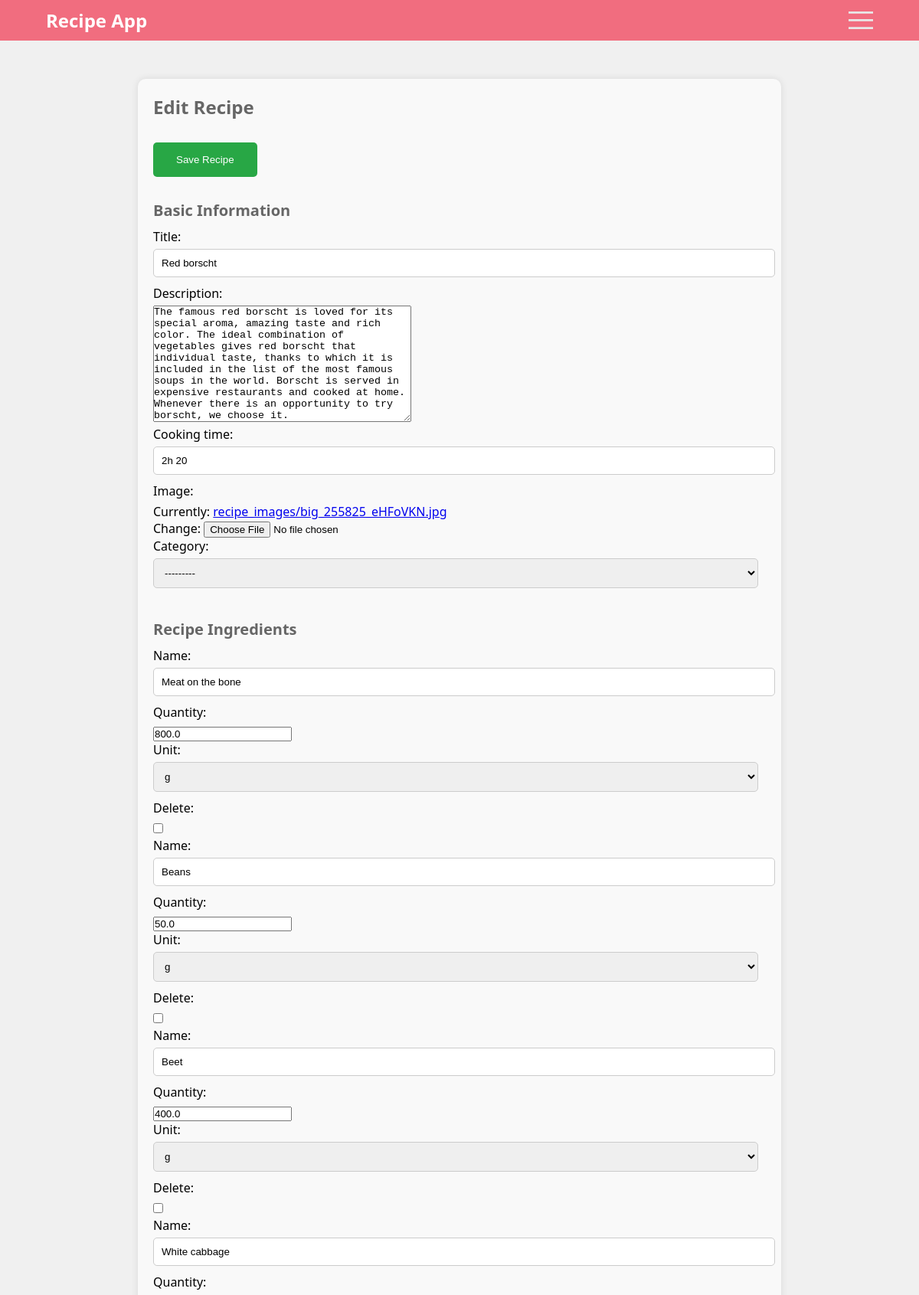
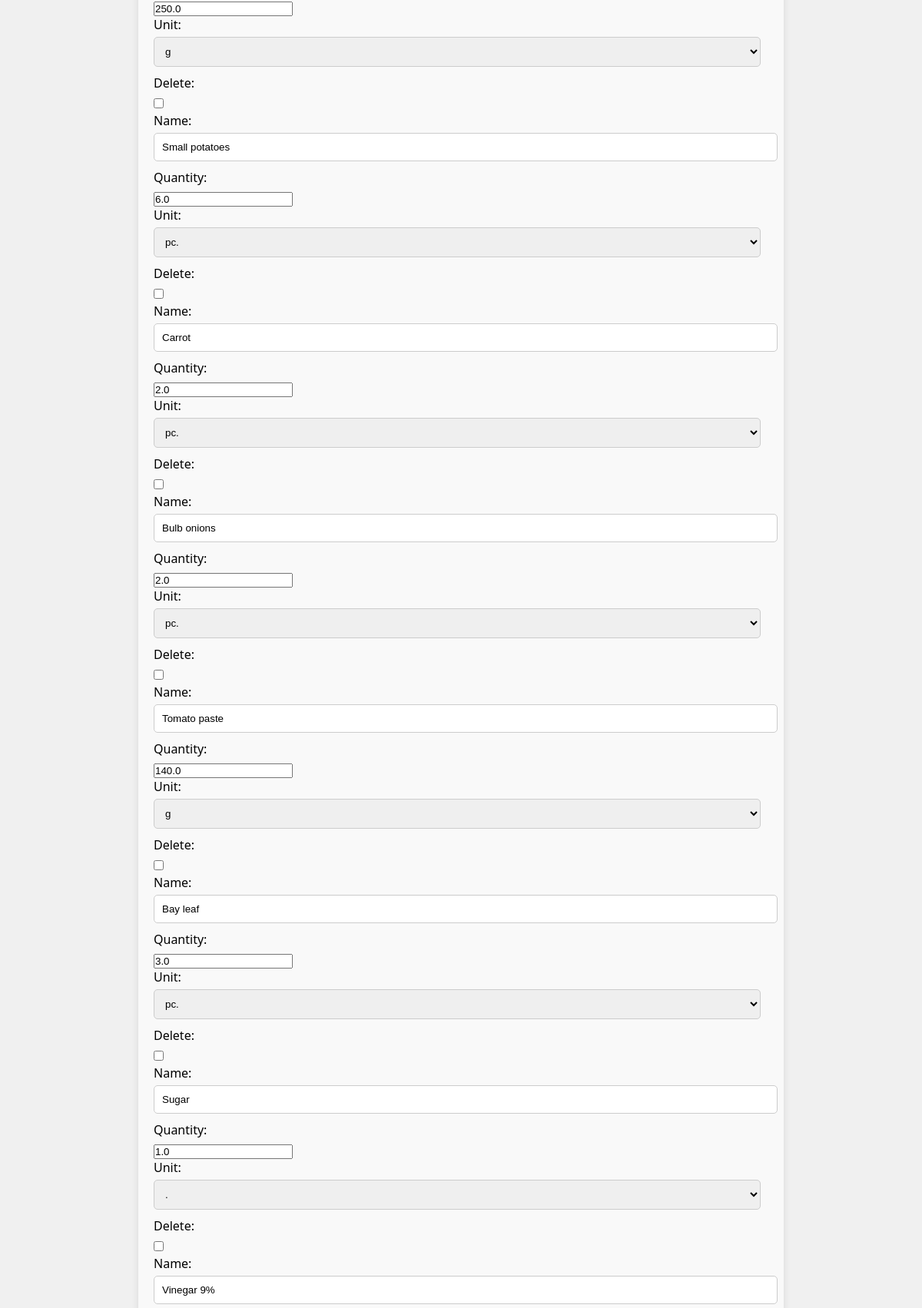
Page /recipe/55/update/ (signed in, upper part) on the committed database (2 pictures, top to bottom).
### recipes/models.py (models this page shows, shortened)
class Recipe(models.Model):
    title = models.CharField(max_length=100)
    description = models.TextField()
    category_choices = [
        ('Sauce', 'Sauce recipes'),
        ('Sweets', 'Sweets recipes'),
        ('Seasoning', 'Seasoning recipes'),
        ('Drink', 'Drink Recipes'),
        ('Marinade', 'Marinade recipes'),
        ('Dough', 'Recipes for dough products'),
        ('Snack', 'Snack Recipes'),
        ('Preparation', 'Preparation recipes'),
        ('Main course', 'Main course recipes'),
        ('First course', 'First course recipes'),
    ]
    category = models.CharField(max_length=100, choices=category_choices)
    cooking_time = models.CharField(max_length=50)
    image = models.ImageField(upload_to='recipe_images/')
    author = models.ForeignKey(settings.AUTH_USER_MODEL, on_delete=models.CASCADE)

### recipes/views.py (the view, shortened to what this page needs)
# urls.py: path('recipe/<int:pk>/update/', views.RecipeUpdateView.as_view(), name='recipe_update'),
class RecipeUpdateView(LoginRequiredMixin, UserPassesTestMixin, UpdateView):
    model = Recipe
    form_class = RecipeForm
    template_name = 'recipes/recipe_edit.html'
    def get_context_data(self, **kwargs):
        context = super().get_context_data(**kwargs)
        recipe = self.get_object()
        IngredientFormSet = inlineformset_factory(Recipe, Ingredient, form=IngredientForm, extra=1)
        RecipeStepFormSet = inlineformset_factory(Recipe, RecipeStep, form=RecipeStepForm, extra=1)
        if self.request.method == 'POST':
            context['form'] = self.form_class(self.request.POST, instance=recipe)
            context['ingredient_formset'] = IngredientFormSet(self.request.POST, instance=recipe)
            context['step_formset'] = RecipeStepFormSet(self.request.POST, self.request.FILES, instance=recipe)
        else:
            context['form'] = self.form_class(instance=recipe)
            context['ingredient_formset'] = IngredientFormSet(instance=recipe)
            context['step_formset'] = RecipeStepFormSet(instance=recipe)
        return context
    def test_func(self):
        recipe = self.get_object()
        return self.request.user == recipe.author

### recipes/forms.py
class RecipeForm(forms.ModelForm):
    category = forms.ModelChoiceField(queryset=Category.objects.all())
    class Meta:
        model = Recipe
        fields = ['title', 'description', 'cooking_time', 'image', 'category']

### recipes/models.py (called while the page is built)
    def __str__(self):
        return self.name

### recipes/templates/recipes/recipe_edit.html (shortened to what this page needs)
{% extends 'recipes/base.html' %}
{% block content %}
<div class="recipe-create-container">
    <h2>Edit Recipe</h2>
    <form method="post" enctype="multipart/form-data">
        <button type="submit" class="submit-button">Save Recipe</button>
        <div class="form-section">
            <h3>Basic Information</h3>
            {{ form.as_p }}
        </div>
        <div class="form-section">
            <h3>Recipe Ingredients</h3>
            <div id="ingredient-formset" class="formset">
                {% for form in ingredient_formset %}
                    <div class="ingredient-form formset-item">
                        {{ form.as_p }}
                    </div>
                {% endfor %}
            </div>
        </div>
    </form>
</div>
{% endblock %}

### static/css/styles.css (style rules this page uses)
* { margin: 0; padding: 0; }
h2 { font-family: 'Segoe UI', Tahoma, Geneva, Verdana, sans-serif; color: #666; }
h3 { font-family: 'Segoe UI', Tahoma, Geneva, Verdana, sans-serif; color: #666; }
body { font-family: 'Segoe UI', Tahoma, Geneva, Verdana, sans-serif; background-color: #f0f0f0; }
.recipe-create-container { max-width: 800px; margin: 0 auto; padding: 20px; margin-top: 50px; background-color: #f9f9f9; border-radius: 10px; box-shadow: 0 0 10px rgba(0, 0, 0, 0.1); }
.form-section { margin-bottom: 30px; }
.form-section h3 { font-size: 20px; margin-bottom: 10px; }
.form-section label { display: block; margin-bottom: 5px; }
.form-section input[type="text"], .form-section select { width: calc(100% - 10px); padding: 10px; border: 1px solid #ccc; border-radius: 5px; margin-bottom: 10px; }
.submit-button { padding: 15px 30px; background-color: #28a745; color: #fff; border: none; border-radius: 5px; cursor: pointer; transition: background-color 0.3s; margin-top: 30px; margin-bottom: 30px; }

### rows in the picture
Recipe: title "Red borscht", description "The famous red borscht is loved for its special aroma, amazing taste and rich color. The ideal combination of vegetables gives red borscht that individual taste, thanks to which it is included in the list of the most famous soups in the world. Borscht is served in expensive restaurants and cooked at home. Whenever there is an opportunity to try borscht, we choose it.", cooking_time "2h 20", category "---------"
